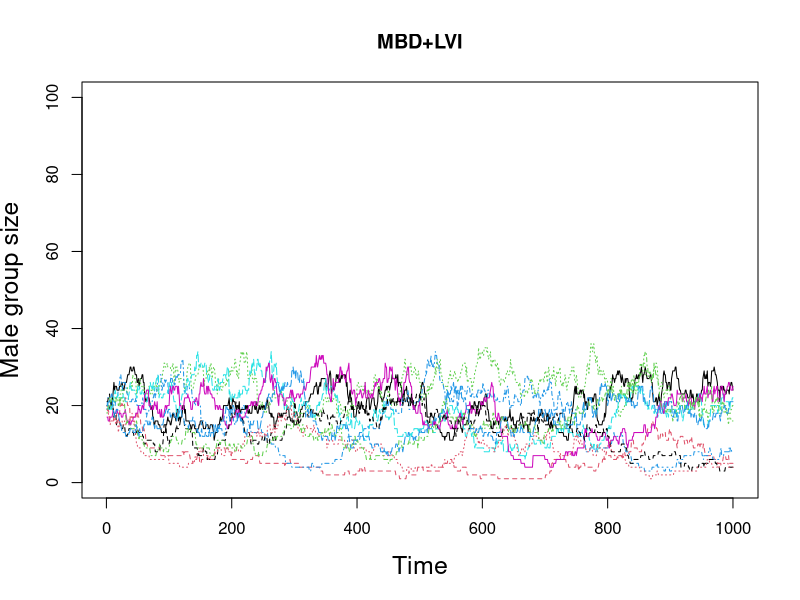
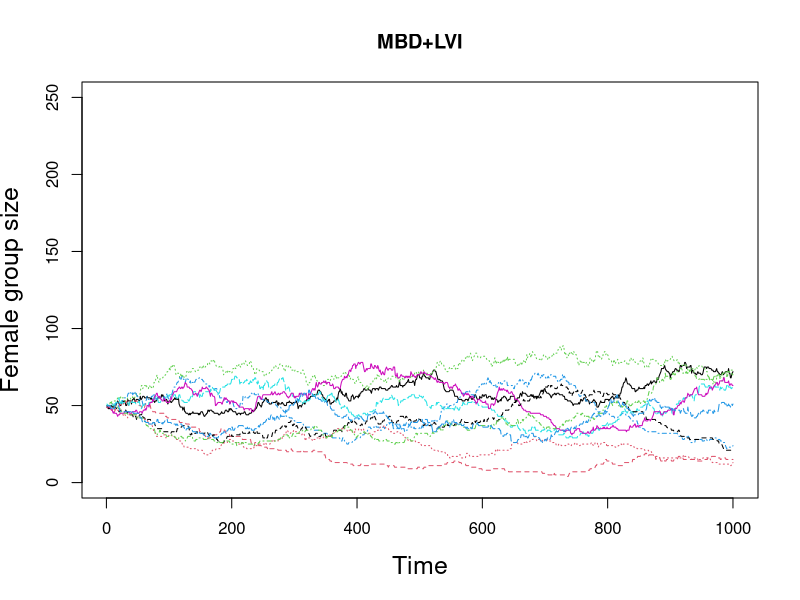
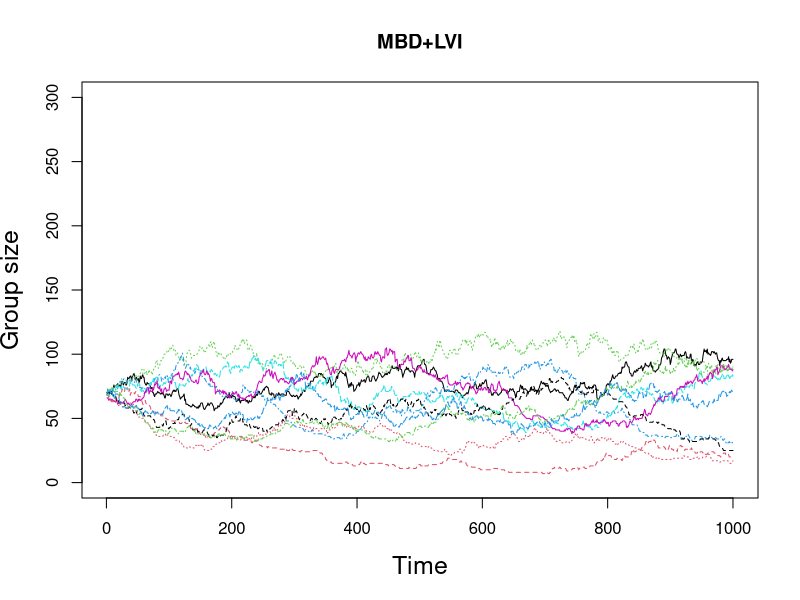
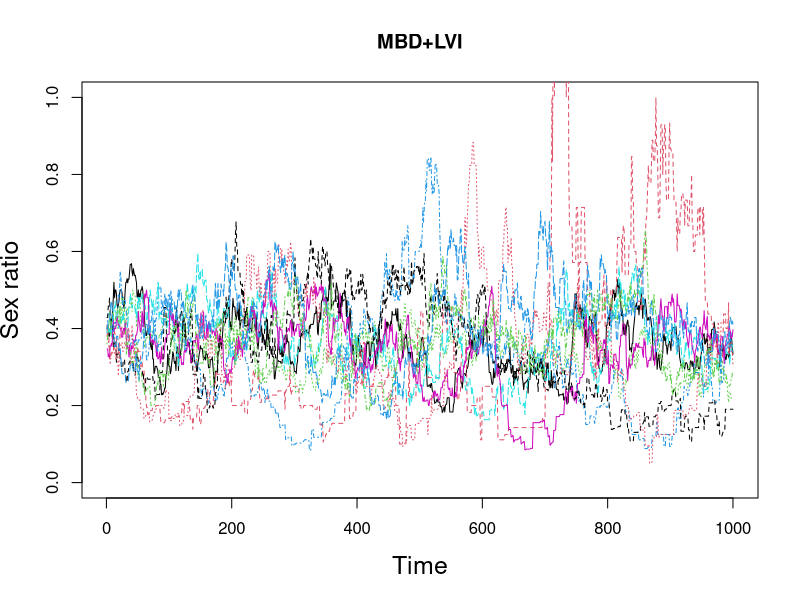
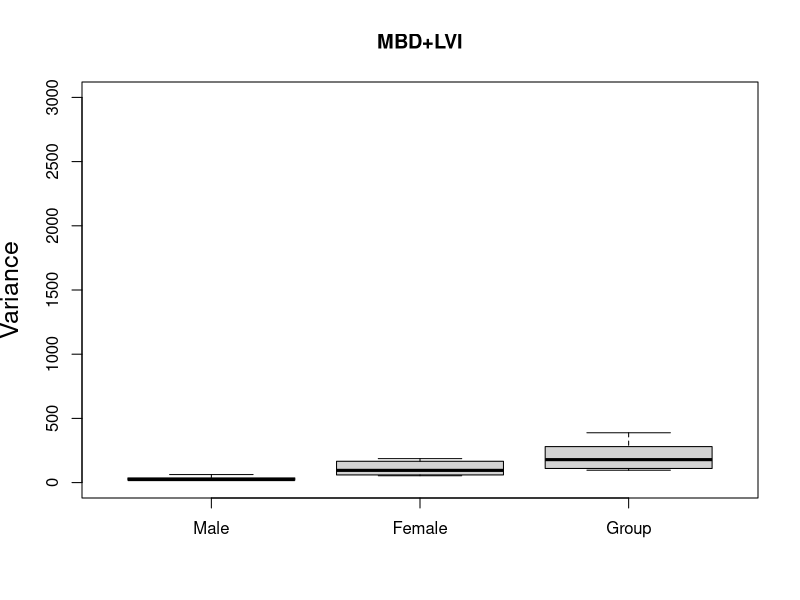
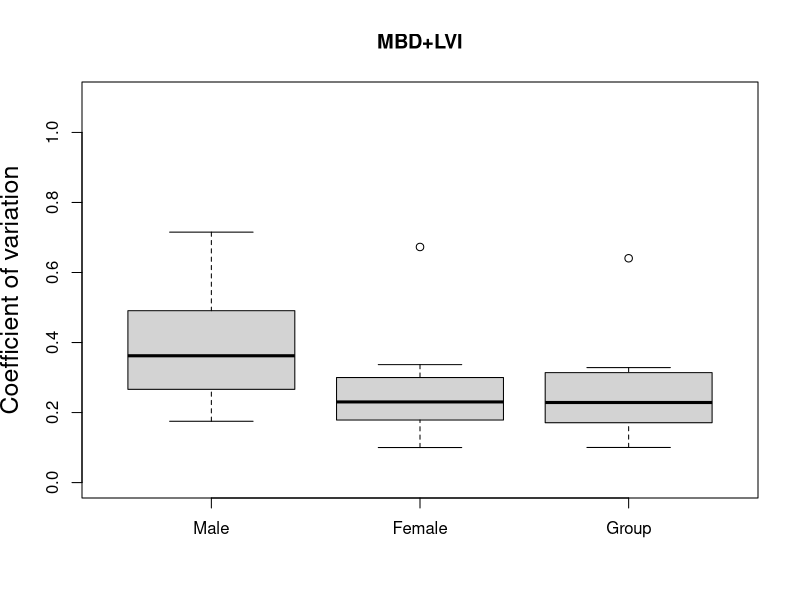

Generate these figures, in order, with R:
#Parameters
set.seed(100)
N.group<- 10
b<-.02
K<-1000
u.m<-.01
u.f<-.005
p<-.01
v.m<-.05
v.f<-.01
d.f<-.0001
d.m<-.01
simtime<-1000

#Initial conditions
N.m.mat<-N.f.mat<-matrix(rep(0, N.group*simtime), nrow = simtime)
N.m<-rep(20, N.group)
N.f<-rep(50, N.group)
N.m.mat[1,]<-N.m
N.f.mat[1,]<-N.f

#Updating the group sizes
for (t in 1:simtime) {
  B.m<-rpois(N.group, b*N.f*pmax((1-sum(N.m)*(N.f+N.m)/K/N.m),0))
  B.f<-rpois(N.group, b*N.f*pmax((1-sum(N.m)*(N.f+N.m)/K/N.m),0))
  N.m<-N.m+B.m
  N.f<-N.f+B.f
  infect<-(runif(N.group)<p*N.m)
  U.m<-rpois(N.group, u.m*N.m+infect*v.m*N.m)
  U.f<-rpois(N.group, u.f*N.f+infect*v.f*N.f)
  N.m<-pmax(N.m-U.m, 1)
  N.f<-pmax(N.f-U.f, 1)
  D.m.out<-pmin(rpois(N.group, d.m*N.m^2/N.f),N.m-1)
  D.f.out<-pmin(rpois(N.group, d.f*N.f^2/N.m),N.f-1)
  N.m<-N.m - D.m.out
  N.f<-N.f - D.f.out
  D.m.in<-rmultinom(1, sum(D.m.out), N.f^2/N.m/(sum(N.f^2/N.m)))
  D.f.in<-rmultinom(1, sum(D.f.out), N.m^2/N.f/(sum(N.m^2/N.f)))
  N.m<-N.m + D.m.in
  N.f<-N.f + D.f.in
  N.m.mat[t,]<-N.m
  N.f.mat[t,]<-N.f
}

#Compute variances
Var.M<-apply(N.m.mat, 2, var)
Var.F<-apply(N.f.mat, 2, var)
Var.G<-apply(N.m.mat+N.f.mat, 2, var)
mean.N.m<-apply(N.m.mat, 2, mean)
mean.N.f<-apply(N.f.mat, 2, mean)
mean.G<-apply(N.f.mat+N.m.mat, 2, mean)
df.var<-cbind("Male"=Var.M, "Female"=Var.F, "Group"=Var.G)
df.cov<-cbind("Male"=sqrt(Var.M)/mean.N.m, "Female"=sqrt(Var.F)/mean.N.f, "Group"=sqrt(Var.G)/mean.G)

pdf("../Manuscript/figures/A2B2plot%01d.pdf", onefile=FALSE)
#plot time series
plot.m<-matplot(N.m.mat, ylim = c(0, 100), xlab="Time", ylab="Male group size", type = "l", main="MBD+LVI", cex.lab = 1.5);
plot.f<-matplot(N.f.mat, ylim = c(0, 250), xlab="Time", ylab="Female group size", type = "l", main="MBD+LVI", cex.lab = 1.5);
plot.g<-matplot(N.f.mat+N.m.mat, ylim = c(0, 300), xlab="Time", ylab="Group size", type = "l", main="MBD+LVI", cex.lab = 1.5);
plot.r<-matplot(N.m.mat/N.f.mat, ylim = c(0, 1), xlab="Time", ylab = "Sex ratio", type = "l", main="MBD+LVI", cex.lab = 1.5);

#plot variances
plot.var<-boxplot(df.var, ylim=c(0, 3000), ylab="Variance", main="MBD+LVI", cex.lab = 1.5);
plot.cov<-boxplot(df.cov, ylim=c(0, 1.1), ylab="Coefficient of variation", main="MBD+LVI", cex.lab = 1.5);

dev.off()